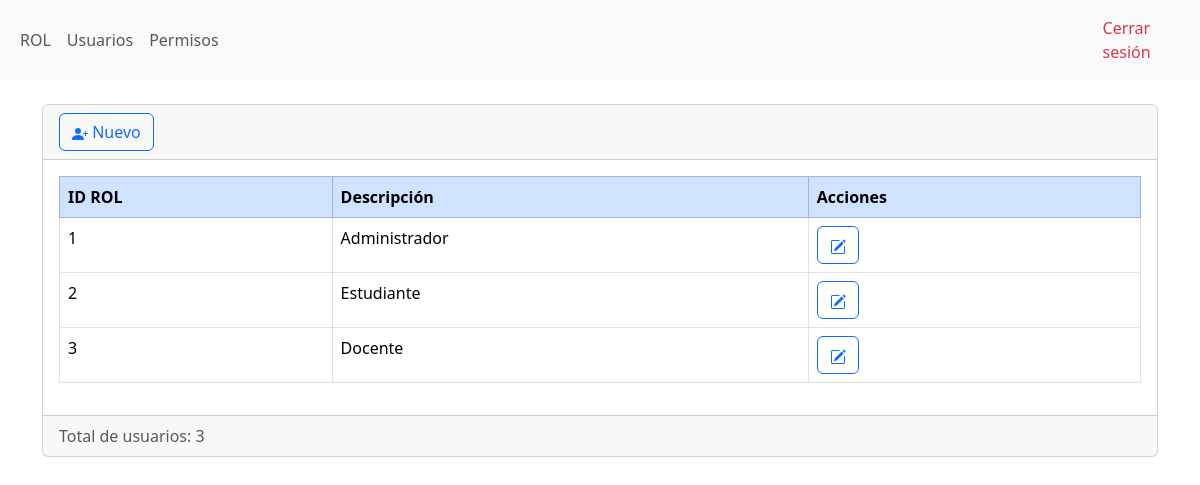
Screenshot of /rol.php (signed in) with the database file from the repository.
### tables this page shows
CREATE TABLE `rol` (
  `ID` int(11) NOT NULL,
  `Descrip` varchar(50) NOT NULL
);

### rol.php (the view, shortened to what this page needs)
<?php include("autenticacion.php");
include("bd.php");
$sentencia=$conexion->prepare("SELECT * FROM rol");
$sentencia->execute();
$lista_usuarios = $sentencia->fetchAll(PDO::FETCH_ASSOC);
?>
<?php include("header.php") ?>
<div class="card">
    <div class="card-header">
        <a name="" id="" class="btn btn-outline-primary" href="rol_crear.php" role="button">  Nuevo
        </a>
    </div>
    <div class="card-body">
        <div class="table-responsive-sm">
            <table class="table table-bordered  tabla-usuarios">
                <thead class="table-primary">
                    <tr>
                        <th scope="col">ID ROL</th>
                        <th scope="col">Descripción</th>
                        <th scope="col">Acciones</th>
                    </tr>
                </thead>
                <tbody>
                    <?php foreach($lista_usuarios as $registro) { ?>
                    <tr>
                        <td><?php echo $registro['ID']; ?></td>
                        <td><?php echo $registro['Descrip']; ?></td>
                        <td>
                            <a class="btn btn-outline-primary" href="rol_editar.php?txtID=<?php echo $registro['ID']; ?>" role="button"></a>
                        </td>
                    </tr>
                    <?php } ?>
                </tbody>
            </table>
        </div>
    </div>
    <div class="card-footer text-muted">Total de usuarios: <?php echo count($lista_usuarios); ?></div>
</div>

### rows the page displays
rol: ID "1", Descrip "Administrador"
rol: ID "2", Descrip "Estudiante"
rol: ID "3", Descrip "Docente"

### other values shown
count($lista_usuarios) "3"
